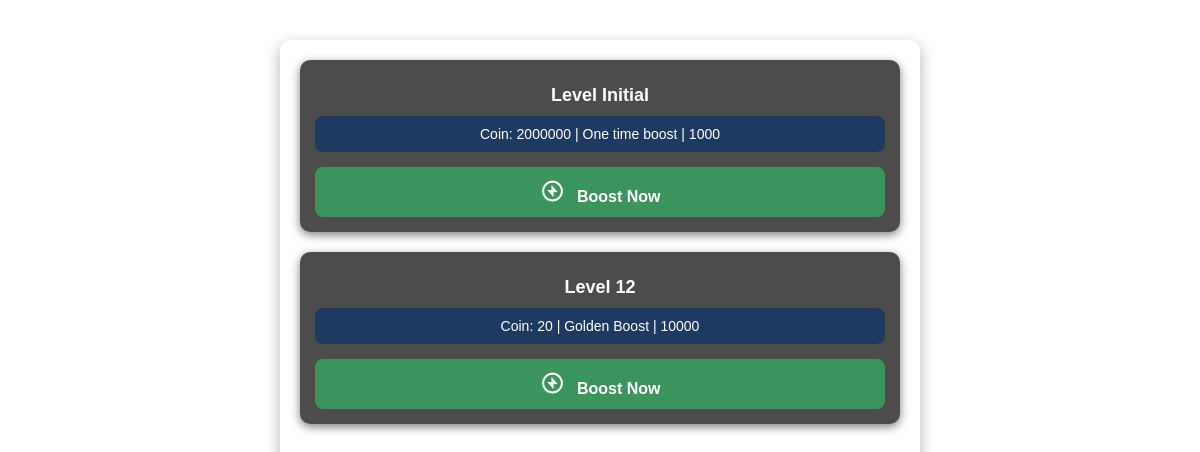
Page /boost/ (signed in) on the committed database.
### Cgame/models.py (models this page shows, shortened)
class Boost(models.Model):
    assigned_users = models.ManyToManyField('CustomUser', related_name='boost')
    boost_name = models.CharField(max_length=100, blank=True, null=True)
    boost_value = models.PositiveIntegerField(blank=True, null=True)
    needed_coin = models.PositiveIntegerField(blank=True, null=True)
    level = models.CharField(blank=True, null=True, max_length=20, unique=False)

### Cgame/views.py (the view, shortened to what this page needs)
# urls.py: path('boost/', views.boost),
@login_required
def boost(request):
    boosting_rate = Boost.objects.filter(assigned_users=request.user)
    mining_speed = request.user.mining
    counter = request.user.counter
    context = {
        'boosting_rate': boosting_rate,
    }
    return render(request, 'boost.html', context)

### Cgame/templates/boost.html (shortened to what this page needs)
{% load static %}
<!DOCTYPE html>
<html lang="en">
<head>
    <link rel="stylesheet" href="{% static 'css/boxicons.min.css' %}">
    <link rel="stylesheet" href="{% static 'css/boost.css'%}">
</head>
<body>
    <div class="container">
        {% for boosting_rate in boosting_rate %}
        <div class="boost-card">
            <p class="level-btn">Level {{ boosting_rate.level }}</p>
            <div class="boost-info">
                Coin: {{ boosting_rate.needed_coin }} | {{ boosting_rate.boost_name }} | {{ boosting_rate.boost_value }}
            </div>
            <form id="boostForm-{{ boosting_rate.id }}" method="POST">
                <button type="submit" class="do-task">
                    <i class='bx bx-bolt-circle bx-tada bx-flip-horizontal'></i> Boost Now
                </button>
            </form>
        </div>
        {% endfor %}
    </div>
</body>
</html>

### static/css/boost.css (style rules this page uses)
body { font-family: 'Arial', sans-serif; color: white; margin: 0; padding: 0; }
.container { max-width: 600px; margin: 40px auto; padding: 20px; border-radius: 10px; box-shadow: 0 5px 15px rgba(0, 0, 0, 0.3); }
.level-btn { font-weight: bold; font-size: 18px; margin: 10px 0; text-align: center; }
.boost-card { background-color: rgba(0, 0, 0, 0.7); border-radius: 10px; padding: 15px; margin-bottom: 20px; box-shadow: 0 3px 10px rgba(0, 0, 0, 0.5); }
.boost-info { text-align: center; padding: 10px; background-color: #1f3a60; color: #ffffff; font-size: 14px; margin-bottom: 15px; border-radius: 8px; }
.do-task { width: 100%; height: 50px; border: none; background-color: #3b945e; color: white; font-size: 16px; font-weight: bold; border-radius: 8px; cursor: pointer; transition: background-color 0.3s ease; }
.bx { font-size: 25px; margin-right: 8px; }

### rows in the picture
Boost: level "Initial", needed_coin "2000000", boost_name "One time boost", boost_value "1000"
Boost: level "12", needed_coin "20", boost_name "Golden Boost", boost_value "10000"
